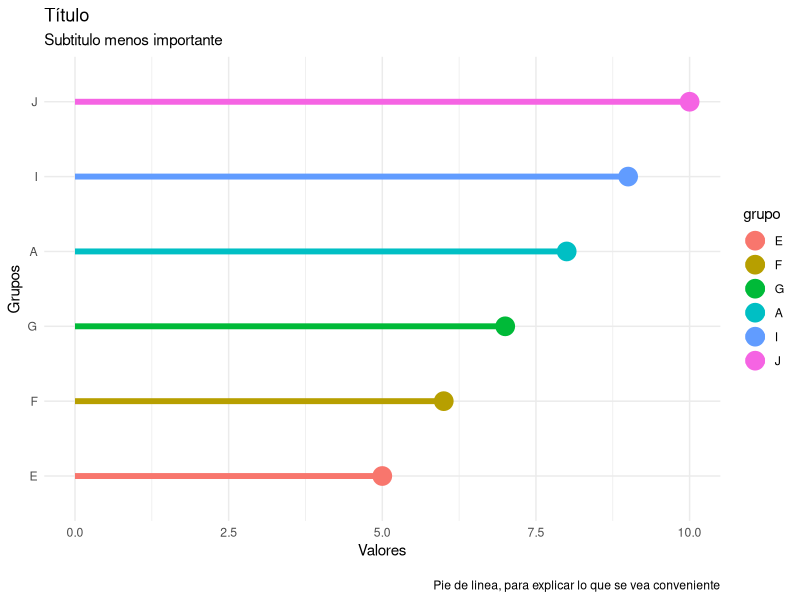
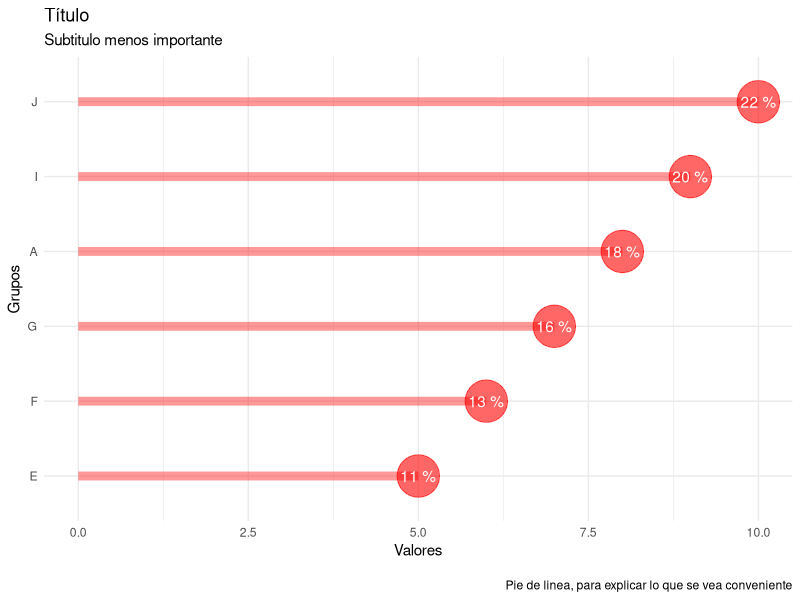
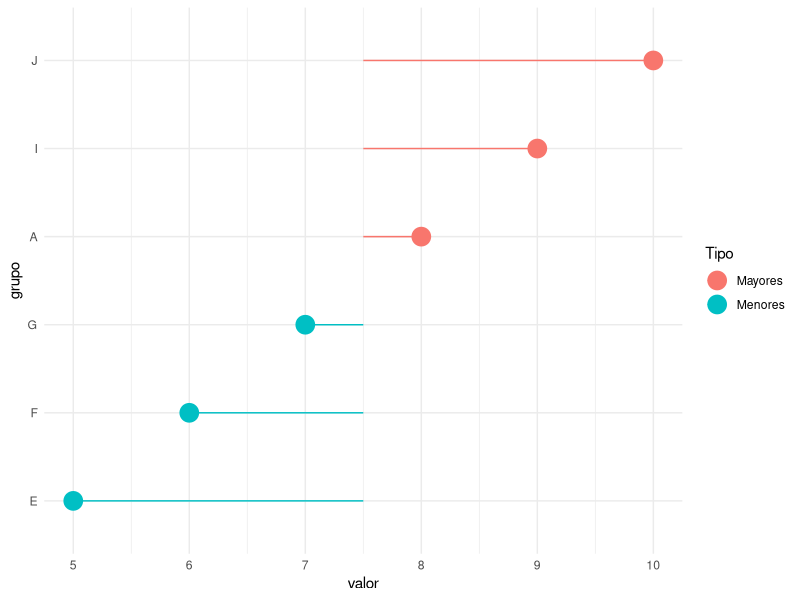

Write the R code that produced these figures, in order.

# --------------------------------------------------------------
# Cargar librerias
# --------------------------------------------------------------

#install.packages("ggplot2") # Instalar paquete de visualización gráfica
library(ggplot2) # Cargar la librería gráfica "ggplot2"

#install.packages("dplyr") # Instalar de manipulación de dataframes "dplyr"
library(dplyr) # Cargar la librería de manipulación de dataframes "dplyr"


# --------------------------------------------------------------
# Crear el conjunto de datos
# --------------------------------------------------------------

grupo <- factor(c("A","B","C","D","E","F","G","H","I","J"))
valor <- c(8,4,3,2,5,6,7,1,9,10)
datos <- data.frame(grupo=grupo,valor=valor)

datos <- datos %>% 
  arrange(valor) %>% # Ordenar por valor
  top_n(6) %>% # Seleccionar los 6 primeros
  mutate(grupo = factor(grupo, levels = .$grupo)) # Refactorizar para reordenar


# --------------------------------------------------------------
# GRÁFICO DE PIRULETA 
# --------------------------------------------------------------

ggplot() +
  geom_point(data = datos, # Visualiza el cuerpo de las piruletas
             aes(x = valor, y = grupo, color = grupo), 
             size = 6) +
  
  geom_segment(data = datos, # Visualiza el palo de las piruletas 
               aes(x = 0, xend = valor, y = grupo, yend = grupo, color = grupo), 
               size=2 ) +
  
  labs(
    x = "Valores",
    y = "Grupos",
    title = "Título",
    subtitle = "Subtitulo menos importante",
    caption = "\nPie de linea, para explicar lo que se vea conveniente"
  ) + theme_minimal()




# --------------------------------------------------------------
# Preparación del conjunto de datos para el segundo gráfico
# --------------------------------------------------------------

datos <- datos %>%
  mutate(porcentaje = valor / sum(valor) * 100)


# --------------------------------------------------------------
# GRÁFICO DE PIRULETA - Con valores internos
# --------------------------------------------------------------

ggplot(datos, 
       aes(valor, 
           grupo, 
           label = paste(round(porcentaje, 0), "%")   )) +
  
  geom_segment(aes(x = 0, y = grupo, xend = valor, yend = grupo), 
               color = rgb(1, 0, 0, 0.4), 
               size=3) +
  
  geom_point(color = rgb(1, 0, 0, 0.6) , 
             size = 14) +
  
  geom_text(nudge_x = 0 , 
            color= "white") +
  
  labs(
    x = "Valores",
    y = "Grupos",
    title = "Título",
    subtitle = "Subtitulo menos importante",
    caption = "\nPie de linea, para explicar lo que se vea conveniente"
  ) + theme_minimal()




# --------------------------------------------------------------
# Preparación del conjunto de datos para el tercer gráfico
# --------------------------------------------------------------

datos <- datos %>%
  select(grupo, valor) %>%
  arrange(valor) %>%
  mutate(media = mean(valor),
         Tipo = ifelse(valor - media > 0, "Mayores", "Menores"),
         grupo = factor(grupo, levels = .$grupo))



# --------------------------------------------------------------
# GRÁFICO DE PIRULETA - Centrados en la media
# --------------------------------------------------------------

ggplot(datos, 
       aes(x = valor, 
           y = grupo, 
           color = Tipo)) +
  
  geom_segment(aes(x = media, 
                   y = grupo, 
                   xend = valor, 
                   yend = grupo), ) +
  
  geom_point(size=6) +
  
   theme_minimal()

